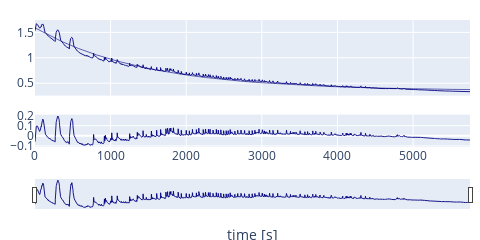

Here is the notebook cell this chart was saved with:
### Code cell
f.update_layout({"height":200})

### Figure 1 — Plotly figure (JSON) as saved in the notebook; plotly's stock layout.template omitted (floating-point values rounded to 4 significant figures; data arrays with more than 128 entries replaced by an {"elided": "..."} marker saying what was removed)
{"data": [{"line": {"color": "navy", "width": 0.9}, "mode": "lines", "showlegend": false, "type": "scatter", "x": {"elided": "5753 float values"}, "xaxis": "x", "y": {"elided": "5753 float values"}, "yaxis": "y"}, {"line": {"color": "navy", "width": 0.6}, "mode": "lines", "showlegend": false, "type": "scatter", "x": {"elided": "5753 float values"}, "xaxis": "x", "y": {"elided": "5753 float values"}, "yaxis": "y"}, {"line": {"color": "navy", "width": 0.9}, "mode": "lines", "showlegend": false, "type": "scatter", "x": {"elided": "5753 float values"}, "xaxis": "x2", "y": {"elided": "5753 float values"}, "yaxis": "y2"}], "layout": {"height": 200, "margin": {"b": 20, "l": 10, "r": 10, "t": 20}, "width": 480, "xaxis": {"anchor": "y", "domain": [0, 1], "matches": "x2", "showticklabels": false}, "xaxis2": {"anchor": "y2", "domain": [0, 1], "rangeslider": {"range": [0, 5753.0], "visible": true}, "title": {"text": "time [s]"}}, "yaxis": {"anchor": "x", "domain": [0.405, 1]}, "yaxis2": {"anchor": "x2", "domain": [0, 0.255]}}}
